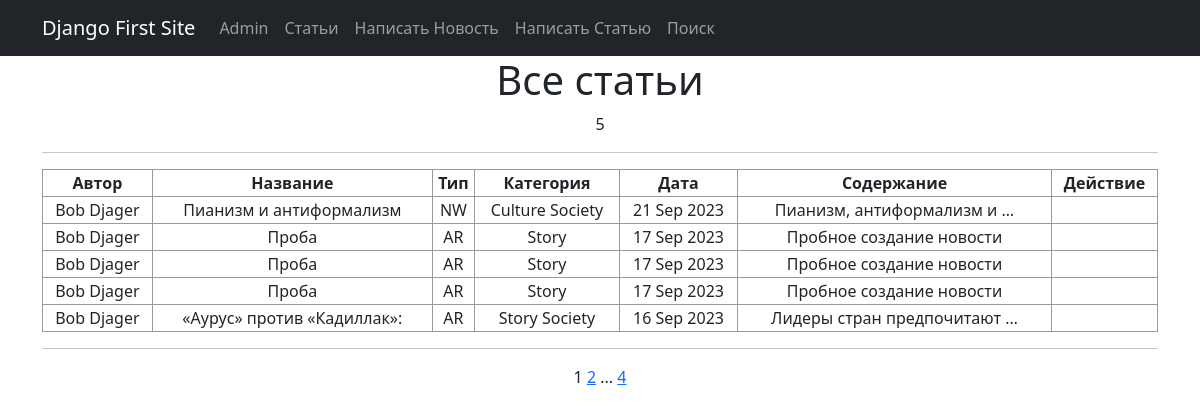
Page /news/ on the committed database.
### news/models.py (models this page shows, shortened)
class Post(models.Model):
    news = 'NW'
    article = 'AR'
    CATEGORY_CHOICES = [
        (news, 'Новость'),
        (article, 'Статья')
    ]
    post_author = models.ForeignKey(Author, on_delete=models.CASCADE)
    category_type = models.CharField(max_length=2, choices=CATEGORY_CHOICES,
                                     default=article)
    post_date = models.DateTimeField(auto_now_add=True)
    post_category = models.ManyToManyField(Category, through='PostCategory')
    post_title = models.CharField(max_length=128)
    post_text = models.TextField()
    post_rating = models.SmallIntegerField(default=0)

class Author(models.Model):
    author_user = models.OneToOneField(User, on_delete=models.CASCADE)
    author_rating = models.SmallIntegerField(default=0)
    def __str__(self):
        return f'{self.author_user.username}'

class Category(models.Model):
    category_name = models.CharField(max_length=64, unique=True)
    subscribers = models.ManyToManyField(User, related_name='categories')

### news/views.py (the view)
# urls.py: path('', PostList.as_view(), name='news'),
class PostList(ListView):
    model = Post
    ordering = '-post_date'
    template_name = 'news.html'
    context_object_name = 'news'
    paginate_by = 5
    def get_context_data(self, **kwargs):
        context = super().get_context_data(**kwargs)
        return context

### news/templates/news/news.html (shortened to what this page needs)
{% extends 'flatpages/default.html' %}
{% load censor_filters %}
{% block content %}
<h1>Все статьи</h1>
{{ news|length }}
<hr>
{% if news|length %}
    <table>
        <tr>
            <th>Автор</th>
            <th>Название</th>
            <th>Тип</th>
            <th>Категория</th>
            <th>Дата</th>
            <th>Содержание</th>
            <th>Действие</th>
        </tr>
        {% for post in news %}
        <col>
            <td>{{ post.post_author}}</td>
            <td>{{ post.post_title }}</td>
            <td>{{ post.category_type }}</td>
            <td>
                    {% for cat in post.post_category.all %}
                        {{ cat.category_name }}
                    {% endfor %}
            </td>
            <td>{{ post.post_date|date:'d M Y'}}</td>
            <td>{{ post.post_text|truncatewords:3}}</td>
            <td>
            </td>
        {% endfor %}
    </table>
            <hr>
        {% else %}
            <h1>Извините на данный момент статей нет</h1>
{% endif %}
{{ page_obj.number }}
{% if page_obj.has_next %}
    <a href="?page={{ page_obj.next_page_number }}">{{ page_obj.next_page_number }}</a>
    {% if paginator.num_pages != page_obj.next_page_number %}
    ...
    <a href="?page={{ page_obj.paginator.num_pages }}">{{ page_obj.paginator.num_pages }}</a>
    {% endif %}
{% endif %}
{% endblock content %}

### news/templates/news/flatpages/default.html (style rules this page uses)
table { border: 1px solid #99999FFF; }
th { border: 1px solid #99999FFF; }
td { border: 1px solid #99999FFF; }
table { width: 100%; }

### rows in the picture
Post: post_author "Bob Djager", post_title "Пианизм и антиформализм", category_type "NW", post_date "21 Sep 2023", post_text "Пианизм, антиформализм и …"
Category: category_name "Culture"
Category: category_name "Society"
Post: post_author "Bob Djager", post_title "Проба", category_type "AR", post_date "17 Sep 2023", post_text "Пробное создание новости"
Category: category_name "Story"
Post: post_author "Bob Djager", post_title "Проба", category_type "AR", post_date "17 Sep 2023", post_text "Пробное создание новости"
Post: post_author "Bob Djager", post_title "Проба", category_type "AR", post_date "17 Sep 2023", post_text "Пробное создание новости"
Post: post_author "Bob Djager", post_title "«Аурус» против «Кадиллак»:", category_type "AR", post_date "16 Sep 2023", post_text "Лидеры стран предпочитают …"

### other values in the picture
{{ news|length }} "5"
{{ page_obj.number }} "1"
{{ page_obj.next_page_number }} "2"
{{ page_obj.paginator.num_pages }} "4"
